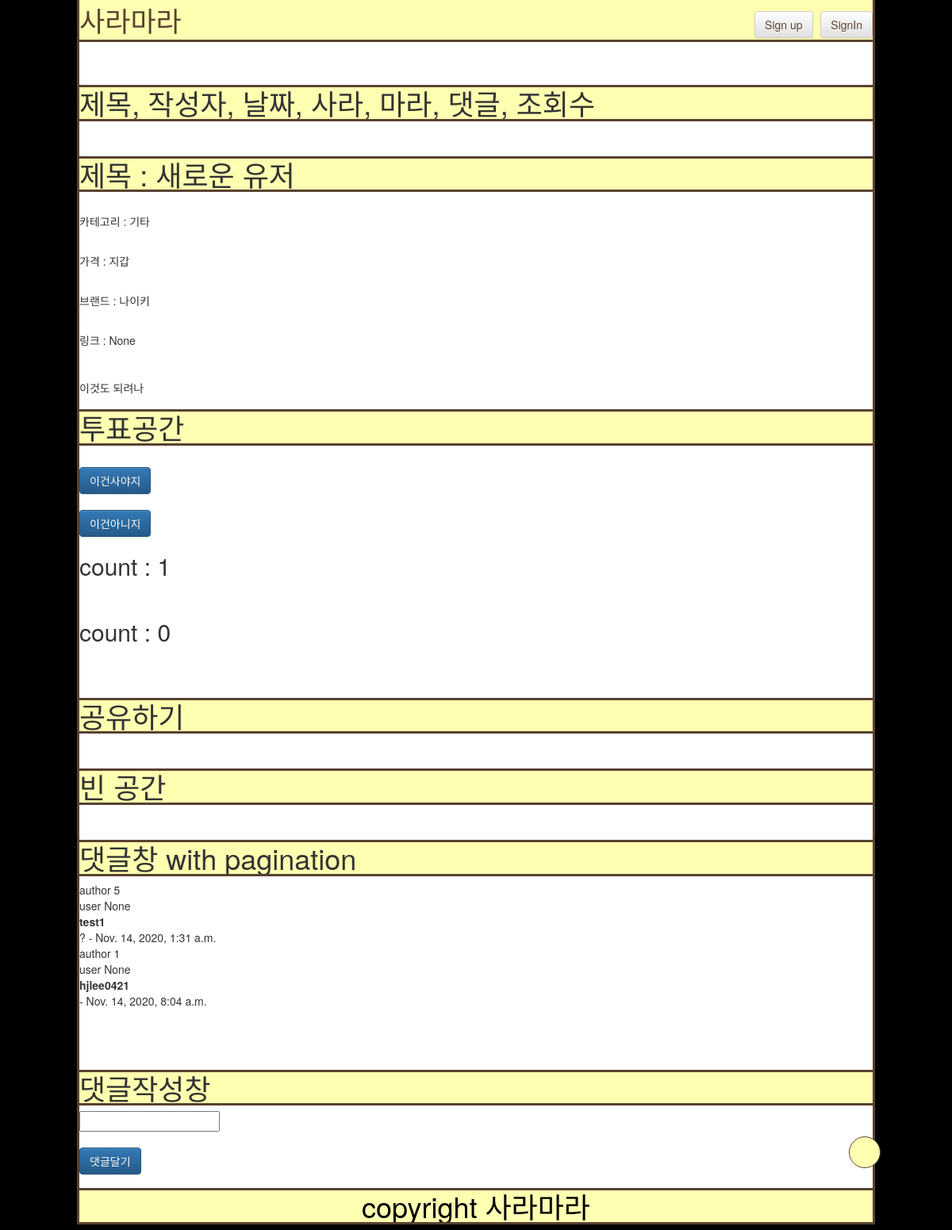
Page /69/ on the earlier database version.
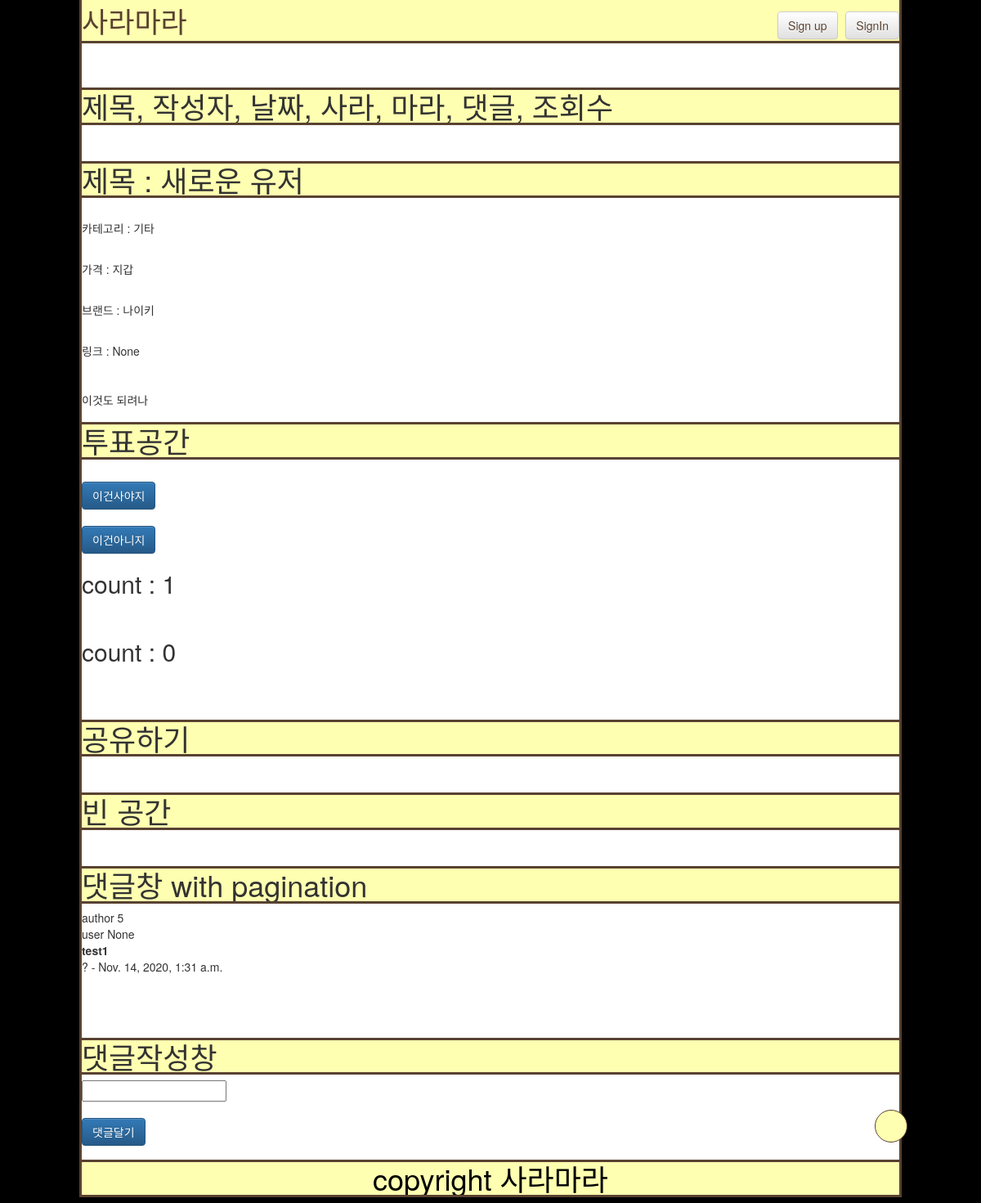
Same page on the later database version.
### posts/models.py (models this page shows)
class Comment(models.Model):
    post = models.ForeignKey(Post, on_delete=models.CASCADE)
    author = models.ForeignKey(
        settings.AUTH_USER_MODEL, on_delete=models.CASCADE)
    text = models.CharField(max_length=200)
    created_date = models.DateTimeField(default=timezone.now)
    class Meta:
        ordering = ['created_date']

class User(AbstractUser):
    gender = models.IntegerField(default=0)
    age = models.IntegerField(default=0)

### posts/views.py (the view, shortened to what this page needs)
# urls.py: path('<int:pk>/', views.DetailView.as_view(), name='detail'),
class DetailView(generic.DetailView, FormMixin, View):
    model = Post
    form_class = PostForm
    template_name = 'posts/detail.html'
    initial = {'key': 'value'}
    def get(self, request, *args, **kwargs):
        self.object = self.get_object()
        context = self.get_context_data(object=self.object)
        context['comment'] = self.object.comment_set.all()
        return self.render_to_response(context)

### posts/forms.py
class PostForm(forms.ModelForm):
    class Meta:
        model = Post
        fields = ('title', 'category', 'brand', 'price', 'link', 'ckcontent')
    def __init__(self, *args, **kwargs):
        super(PostForm, self).__init__(*args, **kwargs)
        self.fields['title'].required = True
        self.fields['title'].required = True
        self.fields['brand'].required = True
        self.fields['price'].required = True
        self.fields['ckcontent'].required = True

### posts/templates/posts/detail.html (shortened to what this page needs)
{% extends 'posts/base.html' %} {% block content %} {% load static %}
<br />
<div>
  <h1>제목, 작성자, 날짜, 사라, 마라, 댓글, 조회수</h1>
</div>
<br />
<div>
  <h1>제목 : {{ post.title }} </h1>
  <br />
  <p>카테고리 : {{ post.category }}</p>
  <br />
  <p>가격 : {{ post.price }}</p>
  <br />
  <p>브랜드 : {{ post.brand }}</p>
  <br />
  <p>링크 : {{ post.link }}</p>
  <br />
  <P>{{ post.ckcontent|safe }}</P>
  <h1>투표공간</h1>
  <br />
  <form method="POST" action=".">
    <input type="submit" name="sara_button" value="이건사야지" class="btn btn-primary" />
  </form>
  <br />
  <form method="POST" action=".">
    <input type="submit" name="mara_button" value="이건아니지" class="btn btn-primary" />
  </form>
  <h2> count : {{ post.sara_cnt }}</h2>
  <br />
  <h2> count : {{ post.mara_cnt }}</h2>
  <br />
  <br />
  <h1>공유하기</h1>
</div>
<br />
<div>
  <h1>빈 공간</h1>
</div>
<br />
<div>
  <h1>댓글창 with pagination</h1>
  {% for element in comment %}
  author {{element.author.id}} <br>
  user {{user.id}} <br>
  <strong>{{element.author}}</strong> <br>
    {{element.text}} - {{element.created_date}} <br>
    {% empty %}
    <p>No comments here yet :(</p>
  {% endfor %}
  <br />
  <br />
  <br />
  <h1>댓글작성창</h1>
  <form method="POST" action=".">
    <input type="text" name="add_comment"><br><br>
    <input type="submit" name="add_comment_button" value="댓글달기" class="btn btn-primary" />
  </form>
</div>
{% endblock %}

Differences in the rows shown:
removed Comment: author.id "1", id "None", author "hjlee0421", created_date "Nov. 14, 2020, 8:04 a.m."
